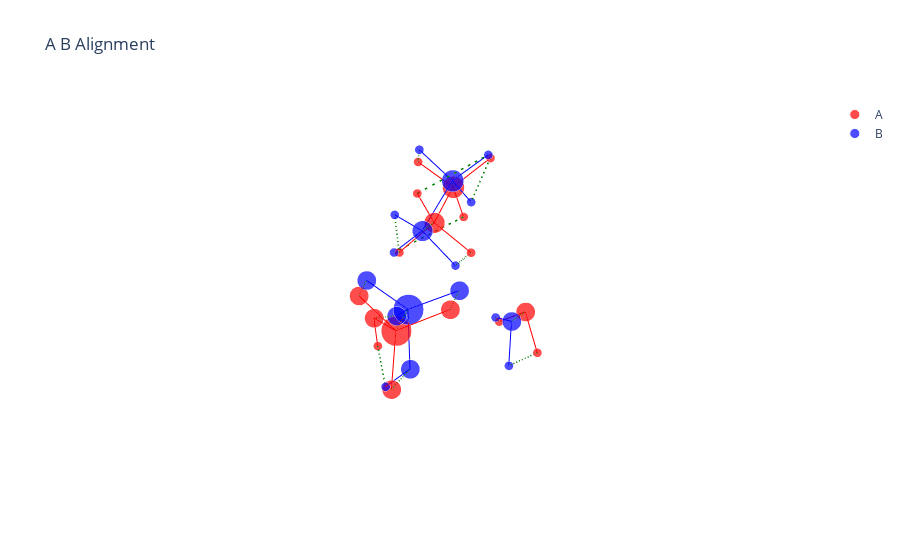

Notebook cell for this chart:
### Code cell
data_path = "../Data/S1-MA-W1"
molA = next(pybel.readfile("xyz", os.path.join(data_path, 's1maw1-1.xyz')))
molB = next(pybel.readfile("xyz", './arbalign_output/s1maw1-2-aligned_to-s1maw1-1.xyz'))
X_A, T_A, B_A = otm.tl.process_molecule(molA) 
X_B, T_B, B_B = otm.tl.process_molecule(molB)
X_B_aligned, _, _ = otm.tl.kabsch(X_A, X_B, np.eye(X_A.shape[0]))
print(otm.tl.root_mean_square_deviation(X_A, X_B_aligned))
otm.pl.interactive_alignment_plot(X_A, X_B_aligned, T_A, T_B, B_A, B_B, np.arange(X_A.shape[0], dtype=int), save=True)

### Figure 1 — Plotly figure (JSON) as saved in the notebook; plotly's stock layout.template omitted (floating-point values rounded to 4 significant figures)
{"data": [{"marker": {"color": "red", "size": [21, 13.2, 13.2, 13.2, 13.2, 6.2, 6.2, 14.2, 6.2, 6.2, 15.2, 6.2, 6.2, 6.2, 13.2, 6.2, 6.2], "symbol": "circle"}, "mode": "markers", "name": "A", "type": "scatter3d", "x": [2.291, 3.109, 0.9474, 1.934, 3.007, 1.999, 1.507, 1.671, 2.204, 2.26, 0.379, 0.5845, -0.1032, -0.249, 1.005, 1.498, 0.981], "y": [-0.9793, -0.2735, -0.3439, -2.48, -1.355, -2.357, 0.8377, -0.1027, 0.00085, -0.6381, -0.8114, -1.806, -0.9044, -0.2341, 2.025, 2.754, 1.319], "z": [-1.813, -2.833, -1.511, -2.451, -0.5247, -3.415, 0.9541, 1.376, 2.241, 0.6563, 1.595, 2.008, 0.6157, 2.285, -0.2462, -0.6434, -0.9375]}, {"marker": {"color": "blue", "size": [21, 13.2, 13.2, 13.2, 13.2, 6.2, 6.2, 14.2, 6.2, 6.2, 15.2, 6.2, 6.2, 6.2, 13.2, 6.2, 6.2], "symbol": "circle"}, "mode": "markers", "name": "B", "type": "scatter3d", "x": [1.476, 2.441, 0.373, 1.125, 2.356, 2.911, 1.838, 1.94, 0.3696, 2.706, 0.655, 0.7778, 2.185, -0.09572, 1.256, 1.838, 0.8742], "y": [-1.452, -0.3129, -0.5653, -2.478, -1.958, -0.821, 0.703, -0.1965, 0.2199, -0.1169, -0.5615, -1.523, -0.9345, -0.654, 1.862, 2.319, 1.121], "z": [-1.82, -2.618, -1.296, -2.825, -0.6807, -3.303, 0.7206, 1.244, 2.618, 1.913, 1.904, 2.417, 0.5024, 1.111, -0.461, -1.083, -0.9873]}, {"line": {"color": "red", "width": 2}, "mode": "lines", "showlegend": false, "type": "scatter3d", "x": [2.291, 3.109], "y": [-0.9793, -0.2735], "z": [-1.813, -2.833]}, {"line": {"color": "red", "width": 2}, "mode": "lines", "showlegend": false, "type": "scatter3d", "x": [2.291, 0.9474], "y": [-0.9793, -0.3439], "z": [-1.813, -1.511]}, {"line": {"color": "red", "width": 2}, "mode": "lines", "showlegend": false, "type": "scatter3d", "x": [2.291, 1.934], "y": [-0.9793, -2.48], "z": [-1.813, -2.451]}, {"line": {"color": "red", "width": 2}, "mode": "lines", "showlegend": false, "type": "scatter3d", "x": [2.291, 3.007], "y": [-0.9793, -1.355], "z": [-1.813, -0.5247]}, {"line": {"color": "red", "width": 2}, "mode": "lines", "showlegend": false, "type": "scatter3d", "x": [1.934, 1.999], "y": [-2.48, -2.357], "z": [-2.451, -3.415]}, {"line": {"color": "red", "width": 2}, "mode": "lines", "showlegend": false, "type": "scatter3d", "x": [1.507, 1.671], "y": [0.8377, -0.1027], "z": [0.9541, 1.376]}, {"line": {"color": "red", "width": 2}, "mode": "lines", "showlegend": false, "type": "scatter3d", "x": [1.671, 2.204], "y": [-0.1027, 0.00085], "z": [1.376, 2.241]}, {"line": {"color": "red", "width": 2}, "mode": "lines", "showlegend": false, "type": "scatter3d", "x": [1.671, 2.26], "y": [-0.1027, -0.6381], "z": [1.376, 0.6563]}, {"line": {"color": "red", "width": 2}, "mode": "lines", "showlegend": false, "type": "scatter3d", "x": [1.671, 0.379], "y": [-0.1027, -0.8114], "z": [1.376, 1.595]}, {"line": {"color": "red", "width": 2}, "mode": "lines", "showlegend": false, "type": "scatter3d", "x": [0.379, 0.5845], "y": [-0.8114, -1.806], "z": [1.595, 2.008]}, {"line": {"color": "red", "width": 2}, "mode": "lines", "showlegend": false, "type": "scatter3d", "x": [0.379, -0.1032], "y": [-0.8114, -0.9044], "z": [1.595, 0.6157]}, {"line": {"color": "red", "width": 2}, "mode": "lines", "showlegend": false, "type": "scatter3d", "x": [0.379, -0.249], "y": [-0.8114, -0.2341], "z": [1.595, 2.285]}, {"line": {"color": "red", "width": 2}, "mode": "lines", "showlegend": false, "type": "scatter3d", "x": [1.005, 1.498], "y": [2.025, 2.754], "z": [-0.2462, -0.6434]}, {"line": {"color": "red", "width": 2}, "mode": "lines", "showlegend": false, "type": "scatter3d", "x": [1.005, 0.981], "y": [2.025, 1.319], "z": [-0.2462, -0.9375]}, {"line": {"color": "blue", "width": 2}, "mode": "lines", "showlegend": false, "type": "scatter3d", "x": [1.476, 2.441], "y": [-1.452, -0.3129], "z": [-1.82, -2.618]}, {"line": {"color": "blue", "width": 2}, "mode": "lines", "showlegend": false, "type": "scatter3d", "x": [1.476, 0.373], "y": [-1.452, -0.5653], "z": [-1.82, -1.296]}, {"line": {"color": "blue", "width": 2}, "mode": "lines", "showlegend": false, "type": "scatter3d", "x": [1.476, 1.125], "y": [-1.452, -2.478], "z": [-1.82, -2.825]}, {"line": {"color": "blue", "width": 2}, "mode": "lines", "showlegend": false, "type": "scatter3d", "x": [1.476, 2.356], "y": [-1.452, -1.958], "z": [-1.82, -0.6807]}, {"line": {"color": "blue", "width": 2}, "mode": "lines", "showlegend": false, "type": "scatter3d", "x": [2.441, 2.911], "y": [-0.3129, -0.821], "z": [-2.618, -3.303]}, {"line": {"color": "blue", "width": 2}, "mode": "lines", "showlegend": false, "type": "scatter3d", "x": [1.838, 1.94], "y": [0.703, -0.1965], "z": [0.7206, 1.244]}, {"line": {"color": "blue", "width": 2}, "mode": "lines", "showlegend": false, "type": "scatter3d", "x": [1.94, 2.706], "y": [-0.1965, -0.1169], "z": [1.244, 1.913]}, {"line": {"color": "blue", "width": 2}, "mode": "lines", "showlegend": false, "type": "scatter3d", "x": [1.94, 0.655], "y": [-0.1965, -0.5615], "z": [1.244, 1.904]}, {"line": {"color": "blue", "width": 2}, "mode": "lines", "showlegend": false, "type": "scatter3d", "x": [1.94, 2.185], "y": [-0.1965, -0.9345], "z": [1.244, 0.5024]}, {"line": {"color": "blue", "width": 2}, "mode": "lines", "showlegend": false, "type": "scatter3d", "x": [0.3696, 0.655], "y": [0.2199, -0.5615], "z": [2.618, 1.904]}, {"line": {"color": "blue", "width": 2}, "mode": "lines", "showlegend": false, "type": "scatter3d", "x": [0.655, 0.7778], "y": [-0.5615, -1.523], "z": [1.904, 2.417]}, {"line": {"color": "blue", "width": 2}, "mode": "lines", "showlegend": false, "type": "scatter3d", "x": [0.655, -0.09572], "y": [-0.5615, -0.654], "z": [1.904, 1.111]}, {"line": {"color": "blue", "width": 2}, "mode": "lines", "showlegend": false, "type": "scatter3d", "x": [1.256, 1.838], "y": [1.862, 2.319], "z": [-0.461, -1.083]}, {"line": {"color": "blue", "width": 2}, "mode": "lines", "showlegend": false, "type": "scatter3d", "x": [1.256, 0.8742], "y": [1.862, 1.121], "z": [-0.461, -0.9873]}, {"line": {"color": "green", "dash": "longdash", "width": 3}, "mode": "lines", "showlegend": false, "type": "scatter3d", "x": [2.291, 1.476], "y": [-0.9793, -1.452], "z": [-1.813, -1.82]}, {"line": {"color": "green", "dash": "longdash", "width": 3}, "mode": "lines", "showlegend": false, "type": "scatter3d", "x": [3.109, 2.441], "y": [-0.2735, -0.3129], "z": [-2.833, -2.618]}, {"line": {"color": "green", "dash": "longdash", "width": 3}, "mode": "lines", "showlegend": false, "type": "scatter3d", "x": [0.9474, 0.373], "y": [-0.3439, -0.5653], "z": [-1.511, -1.296]}, {"line": {"color": "green", "dash": "longdash", "width": 3}, "mode": "lines", "showlegend": false, "type": "scatter3d", "x": [1.934, 1.125], "y": [-2.48, -2.478], "z": [-2.451, -2.825]}, {"line": {"color": "green", "dash": "longdash", "width": 3}, "mode": "lines", "showlegend": false, "type": "scatter3d", "x": [3.007, 2.356], "y": [-1.355, -1.958], "z": [-0.5247, -0.6807]}, {"line": {"color": "green", "dash": "longdash", "width": 3}, "mode": "lines", "showlegend": false, "type": "scatter3d", "x": [1.999, 2.911], "y": [-2.357, -0.821], "z": [-3.415, -3.303]}, {"line": {"color": "green", "dash": "longdash", "width": 3}, "mode": "lines", "showlegend": false, "type": "scatter3d", "x": [1.507, 1.838], "y": [0.8377, 0.703], "z": [0.9541, 0.7206]}, {"line": {"color": "green", "dash": "longdash", "width": 3}, "mode": "lines", "showlegend": false, "type": "scatter3d", "x": [1.671, 1.94], "y": [-0.1027, -0.1965], "z": [1.376, 1.244]}, {"line": {"color": "green", "dash": "longdash", "width": 3}, "mode": "lines", "showlegend": false, "type": "scatter3d", "x": [2.204, 0.3696], "y": [0.00085, 0.2199], "z": [2.241, 2.618]}, {"line": {"color": "green", "dash": "longdash", "width": 3}, "mode": "lines", "showlegend": false, "type": "scatter3d", "x": [2.26, 2.706], "y": [-0.6381, -0.1169], "z": [0.6563, 1.913]}, {"line": {"color": "green", "dash": "longdash", "width": 3}, "mode": "lines", "showlegend": false, "type": "scatter3d", "x": [0.379, 0.655], "y": [-0.8114, -0.5615], "z": [1.595, 1.904]}, {"line": {"color": "green", "dash": "longdash", "width": 3}, "mode": "lines", "showlegend": false, "type": "scatter3d", "x": [0.5845, 0.7778], "y": [-1.806, -1.523], "z": [2.008, 2.417]}, {"line": {"color": "green", "dash": "longdash", "width": 3}, "mode": "lines", "showlegend": false, "type": "scatter3d", "x": [-0.1032, 2.185], "y": [-0.9044, -0.9345], "z": [0.6157, 0.5024]}, {"line": {"color": "green", "dash": "longdash", "width": 3}, "mode": "lines", "showlegend": false, "type": "scatter3d", "x": [-0.249, -0.09572], "y": [-0.2341, -0.654], "z": [2.285, 1.111]}, {"line": {"color": "green", "dash": "longdash", "width": 3}, "mode": "lines", "showlegend": false, "type": "scatter3d", "x": [1.005, 1.256], "y": [2.025, 1.862], "z": [-0.2462, -0.461]}, {"line": {"color": "green", "dash": "longdash", "width": 3}, "mode": "lines", "showlegend": false, "type": "scatter3d", "x": [1.498, 1.838], "y": [2.754, 2.319], "z": [-0.6434, -1.083]}, {"line": {"color": "green", "dash": "longdash", "width": 3}, "mode": "lines", "showlegend": false, "type": "scatter3d", "x": [0.981, 0.8742], "y": [1.319, 1.121], "z": [-0.9375, -0.9873]}], "layout": {"scene": {"aspectmode": "data", "xaxis": {"title": {"text": "X"}, "visible": false}, "yaxis": {"title": {"text": "Y"}, "visible": false}, "zaxis": {"title": {"text": "Z"}, "visible": false}}, "showlegend": true, "title": {"text": "A B Alignment"}}}
